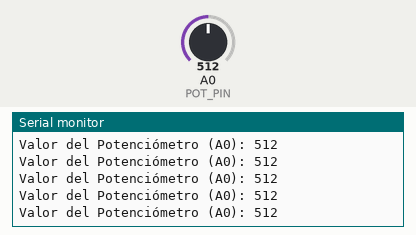
Simulated run of this program. Board: Arduino Uno, built with avr-gcc and run on an emulated ATmega328P. Parts: the last lines printed to the serial monitor. Inputs (shaded band) come from the test bench; at power-on: A0 (POT_PIN) = 512.

Above: at 1.2 s.
1.3 s: A0 (POT_PIN) set to 716
At 1.34 s:
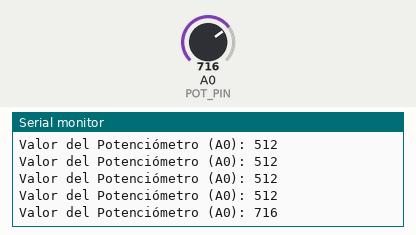
2.8 s: A0 (POT_PIN) set to 900
At 2.84 s:
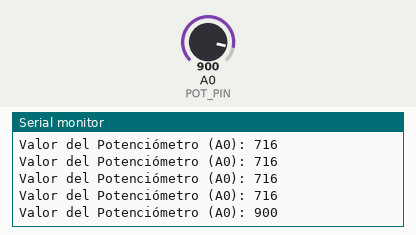
Timing chart, 0 to 5.8 s (numbered marks = the images above; inputs shaded):
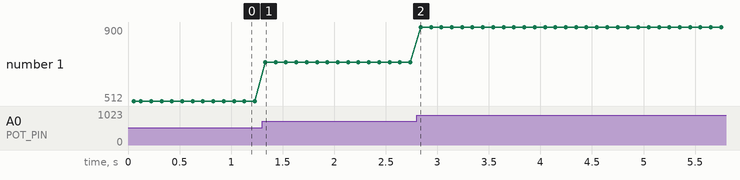

The program:

main.cpp
```cpp
/**
 * @file main.cpp
 * @brief Lee el valor de un potenciómetro conectado al pin A0 y lo imprime por el Monitor Serial.
 */

#include <Arduino.h>

// Definimos el pin analógico donde conectamos el pin central del potenciómetro.
const int POT_PIN = A0;

// --- Función setup() ---
void setup()
{
    // Inicia la comunicación serial a 9600 baudios.
    // ¡Asegúrate de configurar el Monitor Serial de PlatformIO a esta misma velocidad!
    Serial.begin(9600);
    Serial.println("--- Lector de Potenciómetro Iniciado (0-1023) ---");
}

// --- Función loop() ---
void loop()
{
    // 1. Lectura: Lee el valor del pin analógico (A0).
    //    El Arduino convierte el voltaje de 0V a 5V en un valor digital de 0 a 1023.
    int valorPotenciometro = analogRead(POT_PIN);

    // 2. Impresión: Envía el valor leído al PC a través del puerto serial.
    Serial.print("Valor del Potenciómetro (A0): ");
    Serial.println(valorPotenciometro);

    // 3. Pausa: Espera un momento antes de volver a leer (para no saturar el Monitor Serial).
    delay(100);
}
```

Measured:
- after the input at 1.3 s, the serial monitor: prints a new line at once (image 1)
- after the input at 2.8 s, the serial monitor: prints a new line at once (image 2)
- plotted number 1: 512 → 716 after the input at 1.3 s, 716 → 900 after the input at 2.8 s
